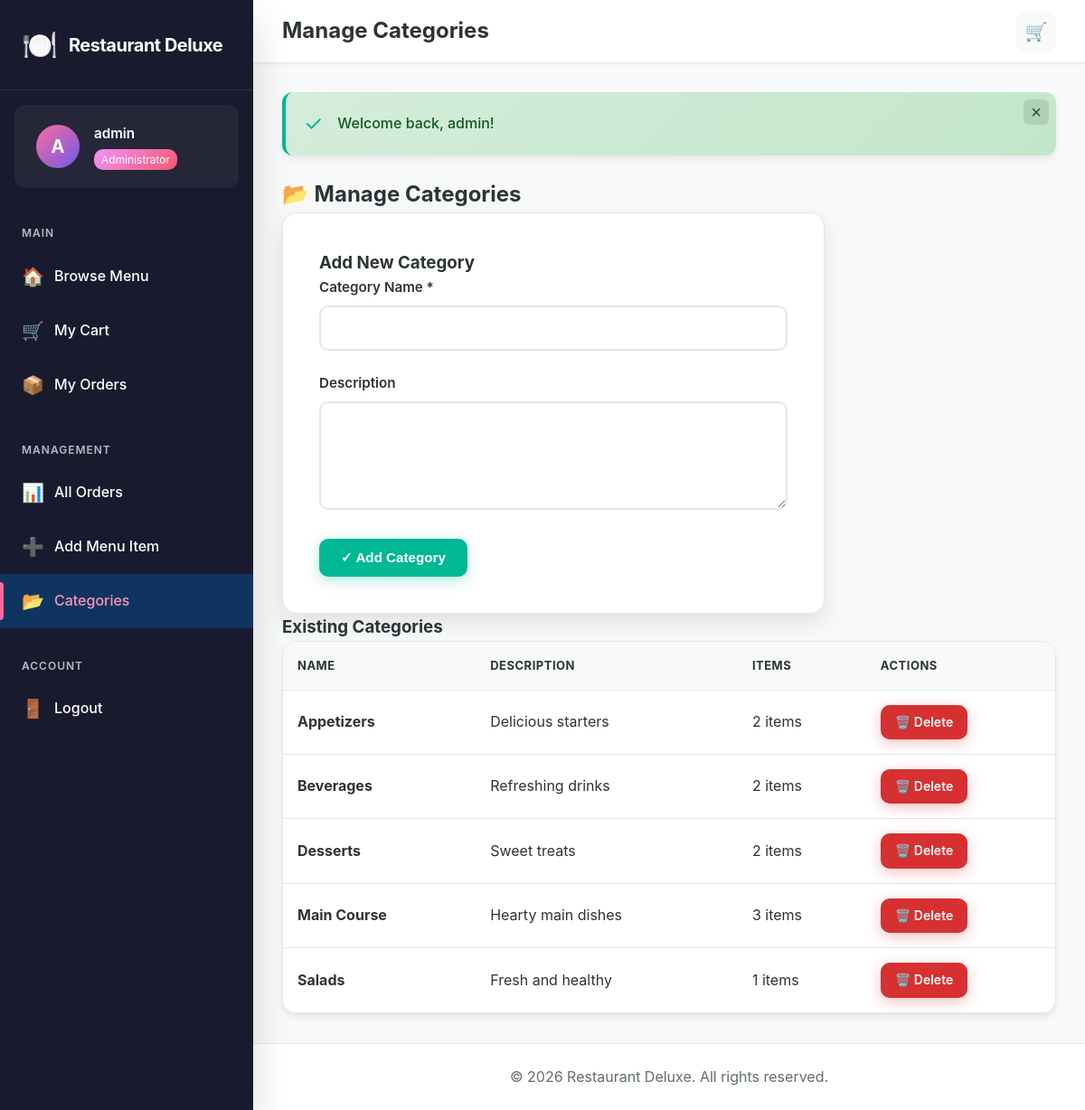
/public/manage_categories.php (signed in), run on the app's committed database.
### tables this page shows
CREATE TABLE IF NOT EXISTS categories (
    id INT AUTO_INCREMENT PRIMARY KEY,
    name VARCHAR(100) NOT NULL,
    description TEXT,
    created_at TIMESTAMP DEFAULT CURRENT_TIMESTAMP
);

### includes/functions.php (called while the page is built, shortened)
<?php
function escape($data) {
    return htmlspecialchars($data, ENT_QUOTES, 'UTF-8');
}

### public/manage_categories.php (the view, shortened to what this page needs)
<?php
require_once '../config/db.php';
require_once '../includes/functions.php';
$categories = $pdo->query("SELECT c.*, COUNT(mi.id) as item_count
                           FROM categories c
                           LEFT JOIN menu_items mi ON c.id = mi.category_id
                           GROUP BY c.id
                           ORDER BY c.name")->fetchAll();
include '../includes/header.php';
?>
<h2>📂 Manage Categories</h2>
<div class="form-card">
    <h3>Add New Category</h3>
    <form method="POST">
        <div class="form-group">
            <label>Category Name *</label>
            <input type="text" name="name" required>
        </div>
        <div class="form-group">
            <label>Description</label>
            <textarea name="description" rows="2"></textarea>
        </div>
        <button type="submit" class="btn btn-success">✓ Add Category</button>
    </form>
</div>
<h3>Existing Categories</h3>
<?php if (empty($categories)): ?>
    <p>No categories found.</p>
<?php else: ?>
    <table class="data-table">
        <thead>
            <tr>
                <th>Name</th>
                <th>Description</th>
                <th>Items</th>
                <th>Actions</th>
            </tr>
        </thead>
        <tbody>
            <?php foreach ($categories as $cat): ?>
                <tr>
                    <td><strong><?= escape($cat['name']) ?></strong></td>
                    <td><?= escape($cat['description']) ?></td>
                    <td><?= $cat['item_count'] ?> items</td>
                    <td>
                        <a href="?delete=<?= $cat['id'] ?>" class="btn btn-danger btn-sm"
                           onclick="return confirm('Delete this category?')">🗑️ Delete</a>
                    </td>
                </tr>
            <?php endforeach; ?>
        </tbody>
    </table>
<?php endif; ?>
<?php include '../includes/footer.php'; ?>

### public/assets/css/style.css (style rules this page uses)
:root { --primary: #ff6b9d; --primary-dark: #e91e63; --primary-light: #ff94b8; --secondary: #6c5ce7; --success: #00b894; --warning: #fdcb6e; --danger: #d63031; --info: #74b9ff; --sidebar-bg: #1a1a2e; --sidebar-hover: #16213e; --sidebar-active: #0f3460; --white: #ffffff; --bg-main: #f8f9fa; --bg-card: #ffffff; --border: #e1e8ed; --text-dark: #2d3436; --text-medium: #636e72; --text-light: #b2bec3; --shadow-sm: 0 1px 3px rgba(0,0,0,0.05); --shadow-md: 0 4px 6px rgba(0,0,0,0.07); --shadow-lg: 0 10px 25px rgba(0,0,0,0.1); --shadow-xl: 0 20px 40px rgba(0,0,0,0.15); --sidebar-width: 280px; --topbar-height: 70px; }
* { margin: 0; padding: 0; box-sizing: border-box; }
body { font-family: 'Inter', -apple-system, BlinkMacSystemFont, 'Segoe UI', sans-serif; background: var(--bg-main); color: var(--text-dark); line-height: 1.6; overflow-x: hidden; }
.btn { display: inline-flex; align-items: center; justify-content: center; gap: 0.5rem; padding: 0.75rem 1.5rem; border: none; border-radius: 10px; font-weight: 600; font-size: 0.95rem; cursor: pointer; transition: all 0.2s ease; text-decoration: none; white-space: nowrap; }
.btn-sm { padding: 0.5rem 1rem; font-size: 0.875rem; }
.btn-success { background: var(--success); color: var(--white); box-shadow: 0 4px 15px rgba(0, 184, 148, 0.3); }
.btn-danger { background: var(--danger); color: var(--white); box-shadow: 0 4px 15px rgba(214, 48, 49, 0.3); }
.form-card, .auth-container { background: var(--bg-card); padding: 2.5rem; border-radius: 16px; box-shadow: var(--shadow-lg); max-width: 600px; border: 1px solid var(--border); }
.form-group { margin-bottom: 1.5rem; }
.form-group label { display: block; margin-bottom: 0.5rem; font-weight: 600; color: var(--text-dark); font-size: 0.95rem; }
input[type="text"], input[type="email"], input[type="password"], input[type="number"], input[type="tel"], select, textarea { width: 100%; padding: 0.875rem 1rem; border: 2px solid var(--border); border-radius: 10px; font-size: 1rem; transition: all 0.2s ease; background: var(--white); color: var(--text-dark); }
textarea { resize: vertical; min-height: 120px; }
.data-table { width: 100%; background: var(--bg-card); border-collapse: separate; border-spacing: 0; border-radius: 16px; overflow: hidden; box-shadow: var(--shadow-md); border: 1px solid var(--border); }
.data-table th, .data-table td { padding: 1rem; text-align: left; border-bottom: 1px solid var(--border); }
.data-table th { background: var(--bg-main); font-weight: 700; color: var(--text-dark); text-transform: uppercase; font-size: 0.813rem; letter-spacing: 0.5px; }
.data-table tbody tr { transition: all 0.2s ease; }

### data on the page
categories: name "Appetizers", description "Delicious starters", item_count "2"
categories: name "Beverages", description "Refreshing drinks", item_count "2"
categories: name "Desserts", description "Sweet treats", item_count "2"
categories: name "Main Course", description "Hearty main dishes", item_count "3"
categories: name "Salads", description "Fresh and healthy", item_count "1"

### other printed values
substr(getUsername(), 0, 1) "A"
getUsername() "admin"
$pageTitle "Manage Categories"
$flash['message'] "Welcome back, admin!"
